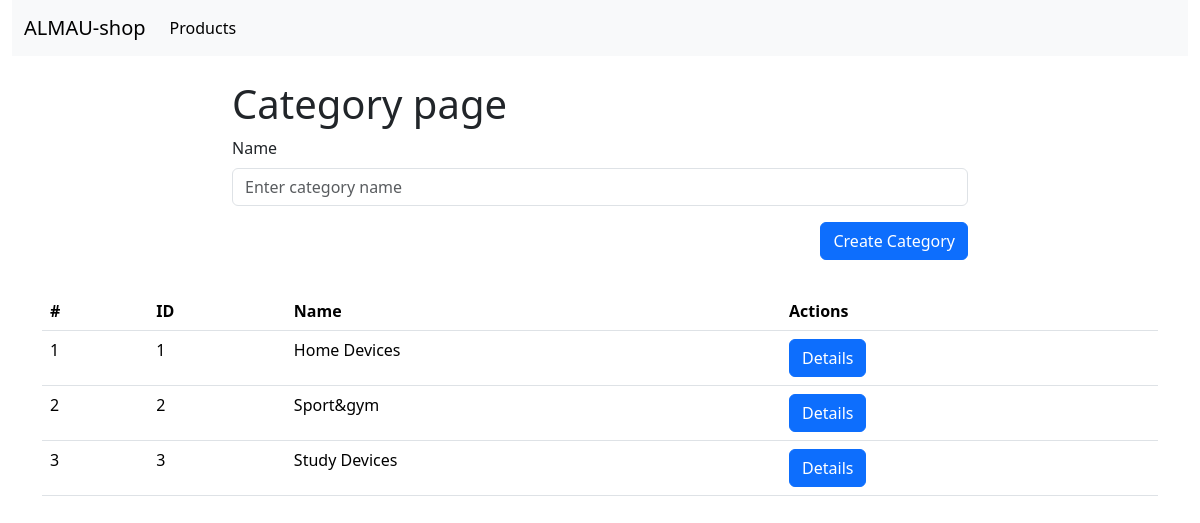
The page / on the database its author committed.
### shop/models.py (models this page shows, shortened)
class Category(models.Model):
    name = models.CharField(null=False, max_length=255, blank=False)
    class Meta:
        verbose_name = 'Category'
        verbose_name_plural = 'Categories'

### shop/views.py (the view)
# urls.py: path('', index_page_view, name='index_page'),
def index_page_view(request):
    categories = Category.objects.all()
    form = CategoryForm()
    if request.method == 'POST':
        form = CategoryForm(request.POST)
        if form.is_valid():
            category = Category(name=form.data.get('name'))
            category.save()
        return render(request, 'shop/index.html', {'categories': categories, 'form': form, 'user': request.user})
    return render(request, 'shop/index.html', {'categories': categories, 'form': form, 'user': request.user})

### shop/forms.py
class CategoryForm(forms.ModelForm):
    class Meta:
        model = Category
        fields = '__all__'
        widgets = {
            'name': forms.TextInput({
                'class': 'form-control',
                'placeholder': 'Enter category name'
            })
        }

### shop/templates/shop/index.html (shortened to what this page needs)
{% extends 'base.html' %}
{% block content %}
<div class="container-fluid">
    <div class="row">
        <div class="col-12">
            {% include 'header.html' %}
        </div>
    </div>
</div>
<div class="container">
    <div class="row">
        <div class="col-8 offset-2">
            <h1 class="mt-4">Category page</h1>
            <form action="{% url 'index_page' %}" method="POST" class="my-2" autocomplete="off">
                {% for field in form %}
                <div class="mb-3">
                    <label for="{{ field.auto_id }}" class="form-label">{{ field.label }}</label>
                    {{ field }}
                </div>
                {% endfor %}
                <div class="d-flex justify-content-end">
                    <button type="submit" class="btn btn-primary">Create Category</button>
                </div>
            </form>
        </div>
    </div>
    <div class="row">
        <div class="col-12">
            <table class="table mt-4">
                <thead>
                <tr>
                    <th scope="col">#</th>
                    <th scope="col">ID</th>
                    <th scope="col">Name</th>
                    <th scope="col">Actions</th>
                </tr>
                </thead>
                <tbody>
                {% if categories|length > 0 %}
                {% for category in categories %}
                <tr>
                    <td>{{ forloop.counter }}</td>
                    <td>{{ category.id }}</td>
                    <td>{{ category.name}}</td>
                    <td>
                         <a href="{% url 'category_details_page' pk=category.id %}">
                            <button class="btn btn-primary">Details</button>
                        </a>
                    </td>
                </tr>
                {% endfor %}
                {% else %}
                <tr>
                    <td colspan="4" class="text-center">
                        No categories yet
                    </td>
                </tr>
                {% endif %}
                </tbody>
            </table>
            {% endblock %}

### rows shown on the page
Category: id "1", name "Home Devices"
Category: id "2", name "Sport&gym"
Category: id "3", name "Study Devices"

### other values the page prints
{{ field.label }} "Name"
